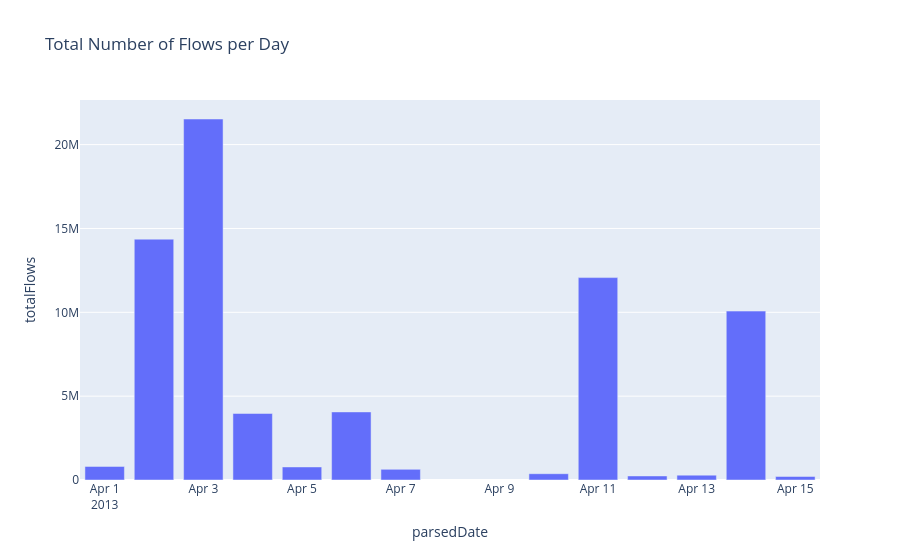

Here is the notebook cell this chart was saved with:
### Code cell
# Import plotly express
import plotly.express as px
# Create an interactive bar chart to show the total number of flows per day
fig = px.bar(nf, x='parsedDate', y='totalFlows', title='Total Number of Flows per Day')
fig.show()

### Figure 1 — Plotly figure (JSON) as saved in the notebook; plotly's stock layout.template omitted (floating-point values rounded to 4 significant figures)
{"data": [{"alignmentgroup": "True", "hovertemplate": "parsedDate=%{x}<br>totalFlows=%{y}<extra></extra>", "legendgroup": "", "marker": {"color": "#636efa", "pattern": {"shape": ""}}, "name": "", "offsetgroup": "", "orientation": "v", "showlegend": false, "textposition": "auto", "type": "bar", "x": ["2013-04-01", "2013-04-02", "2013-04-03", "2013-04-04", "2013-04-05", "2013-04-06", "2013-04-07", "2013-04-10", "2013-04-11", "2013-04-12", "2013-04-13", "2013-04-14", "2013-04-15"], "xaxis": "x", "y": [809593, 14362290, 21527022, 3966679, 778001, 4060313, 634412, 375146, 12069525, 241716, 290087, 10072431, 209780], "yaxis": "y"}], "layout": {"barmode": "relative", "legend": {"tracegroupgap": 0}, "title": {"text": "Total Number of Flows per Day"}, "xaxis": {"anchor": "y", "domain": [0, 1], "title": {"text": "parsedDate"}}, "yaxis": {"anchor": "x", "domain": [0, 1], "title": {"text": "totalFlows"}}}}
